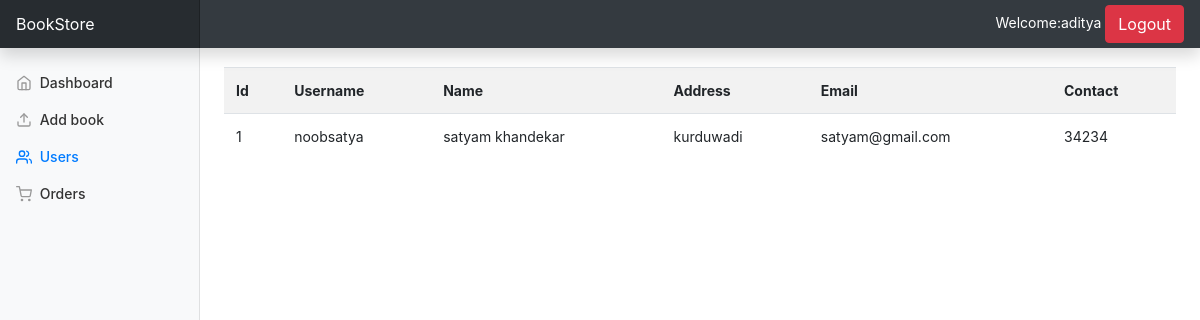
/users.php (signed in), run on the app's committed database.
### tables this page shows
CREATE TABLE `register` (
  `id` int(11) NOT NULL,
  `username` varchar(15) NOT NULL,
  `password` varchar(15) NOT NULL,
  `name` varchar(30) NOT NULL,
  `address` varchar(50) NOT NULL,
  `email` varchar(20) NOT NULL,
  `contact` int(10) NOT NULL
);

### include/session.php (called while the page is built, shortened)
<?php
	$connection = mysqli_connect("localhost", "root", "","bookstore");
	$user_check=$_SESSION['login_user'];
	$query=mysqli_query($connection,"select username from admin where username='$user_check'");
	$row = mysqli_fetch_assoc($query);
	$login_session =$row['username'];
?>

### users.php (the view, shortened to what this page needs)
<?php
  include 'include/header.php';
?>
          <li class="nav-item">
            <a class="nav-link" href="dashboard.php">
              <span data-feather="home"></span>
              Dashboard <span class="sr-only">(current)</span>
            </a>
          </li>
          <li class="nav-item">
            <a class="nav-link" href="addbook.php">
              <span data-feather="upload"></span>
              Add book
            </a>
          </li>
          <li class="nav-item">
            <a class="nav-link active" href="#">
              <span data-feather="users"></span>
              Users
            </a>
          </li>
         <li class="nav-item">
            <a class="nav-link" href="orders.php">
              <span data-feather="shopping-cart"></span>
              Orders
            </a>
          </li>
        </ul>
         </div>
    </nav>
<main role="main" class="col-md-9 ml-sm-auto col-lg-10 px-md-4">
  <div>
    <?php
    $query = "SELECT * FROM register";
    $result = mysqli_query($connection, $query);
    echo '<div class="tab"><table class="table table-striped"><tr><td id="brow">Id</td><td id="brow">Username</td><td id="brow">Name</td><td id="brow">Address</td><td id="brow">Email</td><td id="brow">Contact</td></tr>';
    while($row = mysqli_fetch_array($result))
    {
      $id =$row[0];
      $username =$row[1];
      $name=$row[3];
      $address=$row[4];
      $email=$row[5];
      $contact=$row[6];
        echo '<tr><td>'.$id.'</td><td>'.$username.'</td><td>'.$name.'</td><td>'.$address.'</td><td>'.$email.'</td><td>'.$contact.'</td></tr>';
     }
    echo '</table></div>';
?>
<?php
  include 'include/footer.php';
?>

### include/header.php (shortened to what this page needs)
<?php
  include 'include/session.php';
?>
<!DOCTYPE html>
<html lang="en">
  <head>
	<link href="css/sty.css" rel="stylesheet">
    <link href="css/admin.css" rel="stylesheet">
    <link href="css/dashboard.css" rel="stylesheet">
  </head>
  <body>
    <nav class="navbar navbar-dark sticky-top bg-dark flex-md-nowrap p-0 shadow">
  <a class="navbar-brand col-md-3 col-lg-2 mr-0 px-3" href="dashboard.php">BookStore</a>
  <ul class="navbar-nav px-3">
    <li class="nav-item text-nowrap">
      <span class="welcome">Welcome:<?php echo $login_session;?></span>
      <a href="home.php">
      <button class="btn btn-danger">Logout</button>
      </a>
    </li>
  </ul>
</nav>
<div class="container-fluid">
  <div class="row">
    <nav id="sidebarMenu" class="col-md-3 col-lg-2 d-md-block bg-light sidebar collapse">
      <div class="sidebar-sticky pt-3">
        <ul class="nav flex-column">

### css/admin.css (style rules this page uses)
span { color:red }
a { text-decoration:none; color:#6495ed }

### css/dashboard.css (style rules this page uses)
body { font-size: .875rem; }
.feather { width: 16px; height: 16px; vertical-align: text-bottom; }
.sidebar { position: fixed; top: 0; bottom: 0; left: 0; z-index: 100; padding: 48px 0 0; box-shadow: inset -1px 0 0 rgba(0, 0, 0, .1); }
.sidebar-sticky { position: relative; top: 0; height: calc(100vh - 48px); padding-top: .5rem; overflow-x: hidden; overflow-y: auto; }
.sidebar .nav-link { font-weight: 500; color: #333; }
.sidebar .nav-link .feather { margin-right: 4px; color: #999; }
.sidebar .nav-link.active { color: #007bff; }
.sidebar .nav-link:hover .feather, .sidebar .nav-link.active .feather { color: inherit; }
.navbar-brand { padding-top: .75rem; padding-bottom: .75rem; font-size: 1rem; background-color: rgba(0, 0, 0, .25); box-shadow: inset -1px 0 0 rgba(0, 0, 0, .25); }

### include/header.php (style rules this page uses)
.welcome { color: white; }

### users.php (style rules this page uses)
#brow { font-weight: bold; }
.tab { margin-top: 2%; }

### data on the page
register: id "1", username "noobsatya", name "satyam khandekar", address "kurduwadi", email "satyam@gmail.com", contact "34234"

### other printed values
$login_session "aditya"
